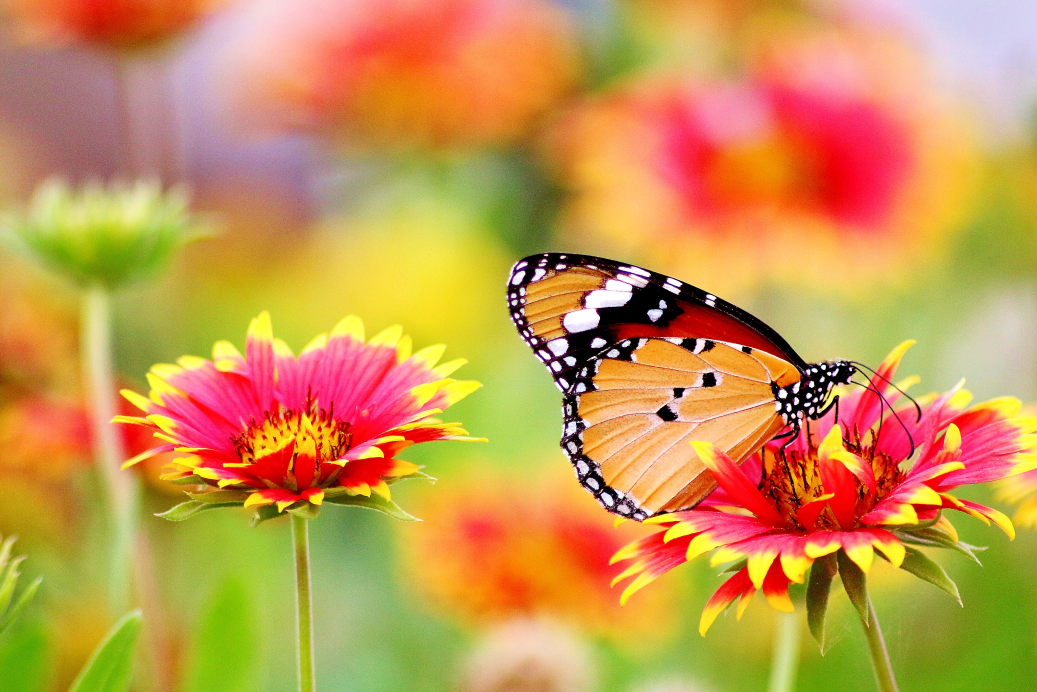
#> input picture Python_ws/OpenCV/Image_Color_Detection_n_Segmentation__Red_White_Yellow/Pictures/Butterfly.jpg, 5184 x 3456 px, found by its file name (shown at 1/5 size)
$ python main.py
#> lines starting #> are read from the running program, lines starting #| are printed output that depends on the picture; after the words box and inside, x2 and y2 are one past the last pixel; in counts of white or black regions, pixels touching at a corner belong together
'''
    @File: main.c
    @Author: Jabed Akhtar
    @Info: Threshold for Images Colors will not work perfect for all Pictures, you can check/change it
'''

# standard needed libraries
import cv2 as cv
import numpy as np

# loading image from Directory
# !!! Here you can set path to your Image
# I have here three Pictures for checking
img_path = r'Path\to\Images\Image_Color_Detection_n_Segmentation__Red_White_Yellow\Pictures\Butterfly.jpg'

# reading Image ----------------------------------------
img = cv.imread(img_path)
#> img is the input picture: shape (3456, 5184, 3); mean B, G, R 79.5, 150.3, 201.1
img = cv.resize(img,  (960, 540))
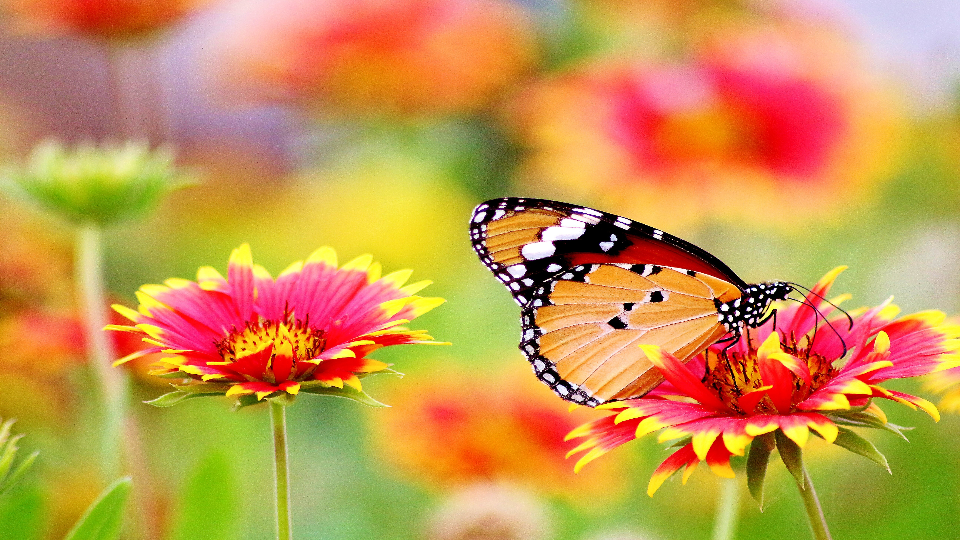
#> img: shape (540, 960, 3); mean B, G, R 79.4, 150.2, 201
img_hsv = cv.cvtColor(img, cv.COLOR_BGR2HSV)
#> img_hsv: shape (540, 960, 3); mean H, S, V 43.9, 162.9, 207.2
# showing the image
cv.imshow("Original Image", img)
cv.waitKey(0) # press any key to close the window

# Detecting Yellow Colour ------------------------------
lower_yel = np.array([20,100,100], dtype=np.uint8)
upper_yel = np.array([60,150,255], dtype=np.uint8)
yel_mask = cv.inRange(img_hsv, lower_yel, upper_yel) # masking image with lower and upper threshold
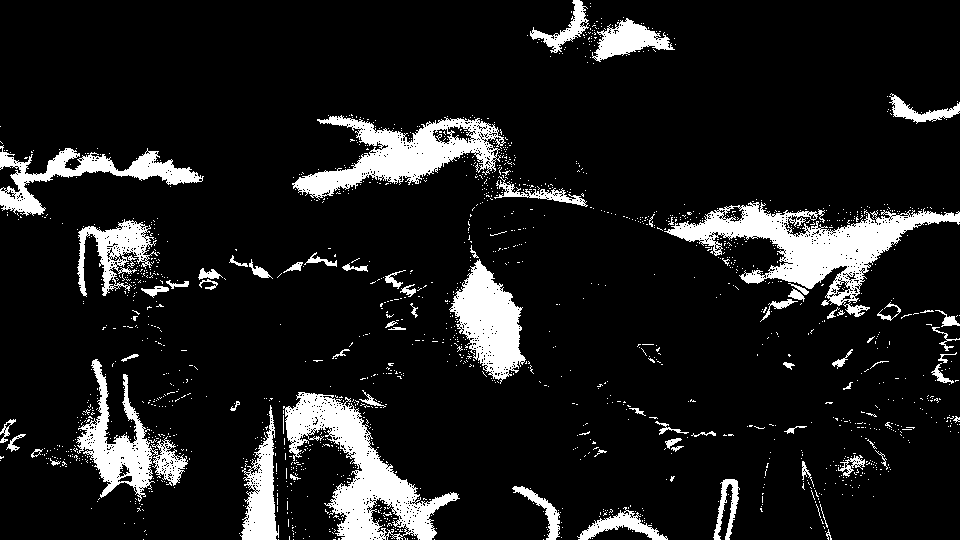
#> yel_mask: shape (540, 960); 11.3% white; 1627 white regions (1558 under 20 px), largest, box (x1, y1, x2, y2) and area: (664, 202, 960, 317) 10194, (283, 392, 460, 540) 8750, (292, 115, 506, 200) 7000
yel_img = cv.bitwise_and(img_hsv, img_hsv, mask=yel_mask) # getting yellow image
#> yel_img: shape (540, 960, 3); mean H, S, V 3.7, 14.4, 22.2
cv.imshow("Yellow_Image", yel_img) # showing Image
cv.waitKey(0)

# Detecting Red Colour ---------------------------------
lower_red1 = [0,50,50]
higher_red1 = [10,255,255]
lower_red2 = [0,185,185]
higher_red2 = [1,255,255]
lower_red3 = [170,50,50]
higher_red3 = [180,255,255]
low_red = np.array(lower_red3)
high_red = np.array(higher_red3)
red_mask = cv.inRange(img_hsv, low_red, high_red)  # masking image with lower and upper threshold
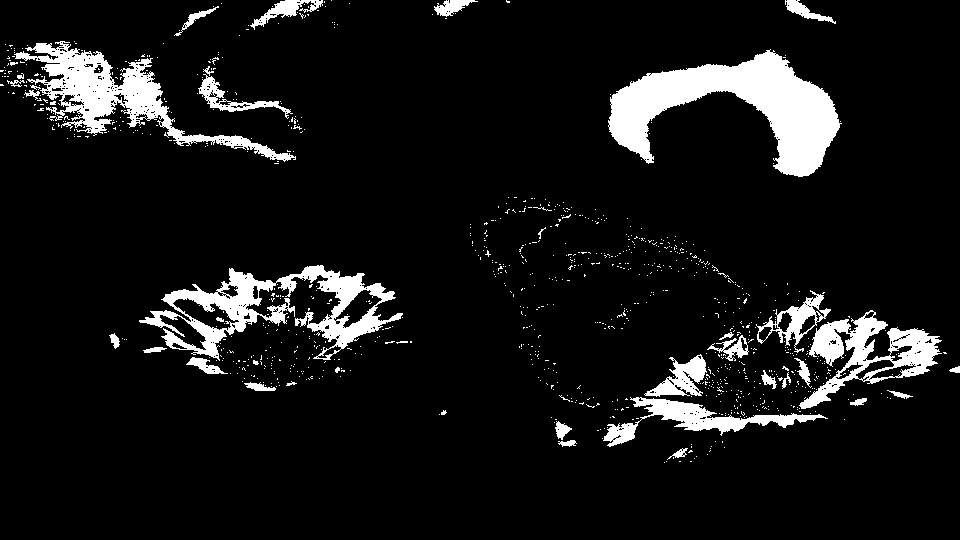
#> red_mask: shape (540, 960); 8.7% white; 968 white regions (926 under 20 px), largest, box (x1, y1, x2, y2) and area: (608, 49, 842, 177) 12832, (139, 265, 403, 361) 7695, (14, 41, 296, 162) 7553
red_img = cv.bitwise_and(img_hsv, img_hsv, mask=red_mask)  # getting yellow image
#> red_img: shape (540, 960, 3); mean H, S, V 15.3, 14.2, 20
cv.imshow("Red_Image", red_img)
cv.waitKey(0)

# Detecting White Colour ---------------------------------
lower_white1 = np.array([0,0,0], dtype=np.uint8)
upper_white1 = np.array([0,0,255], dtype=np.uint8)
lower_white2 = np.array([0,0,242], dtype=np.uint8)
upper_white1 = np.array([0,0,255], dtype=np.uint8)
lower_white3 = np.array([0,0,0], dtype=np.uint8)
upper_white3 = np.array([0,0,255], dtype=np.uint8)
low_whi = np.array(lower_white3)
high_whi = np.array(upper_white3)
white_mask = cv.inRange(img_hsv, low_whi, high_whi)  # masking image with lower and upper threshold
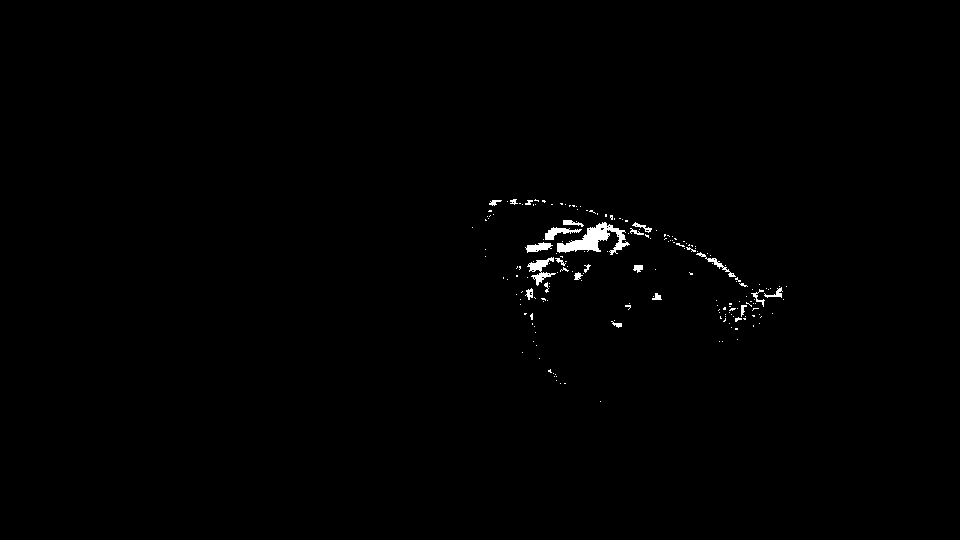
#> white_mask: shape (540, 960); 0.59% white; 189 white regions (165 under 20 px), largest, box (x1, y1, x2, y2) and area: (557, 222, 630, 255) 972, (527, 257, 556, 286) 309, (545, 227, 582, 240) 204
white_img = cv.bitwise_and(img_hsv, img_hsv, mask=white_mask)  # getting yellow image
#> white_img: shape (540, 960, 3); mean H, S, V 0, 0, 0.3
cv.imshow("White_Image", white_img)
cv.waitKey(0)

# Combining Images -------------------------------------
# Yellow and Red
ye_re_img = cv.bitwise_or(yel_img, red_img)
#> ye_re_img: shape (540, 960, 3); mean H, S, V 18.9, 28.6, 42.2
#img_yr = cv.addWeighted(yel_img, 1, red_img, 1, 0)
cv.imshow("Yellow-Red-Image", ye_re_img)
cv.waitKey(0)

# Yellow, Red and White
ye_re_wh_img = cv.bitwise_or(ye_re_img, white_img)
#> ye_re_wh_img: shape (540, 960, 3); mean H, S, V 18.9, 28.6, 42.5
#img_yrw = cv.addWeighted(ye_re_img, 1, white_img, 1, 0)
cv.imshow("Yellow-Red-White-Image", ye_re_wh_img)
cv.waitKey(0)

# -------------- END OF FILE ---------------------
